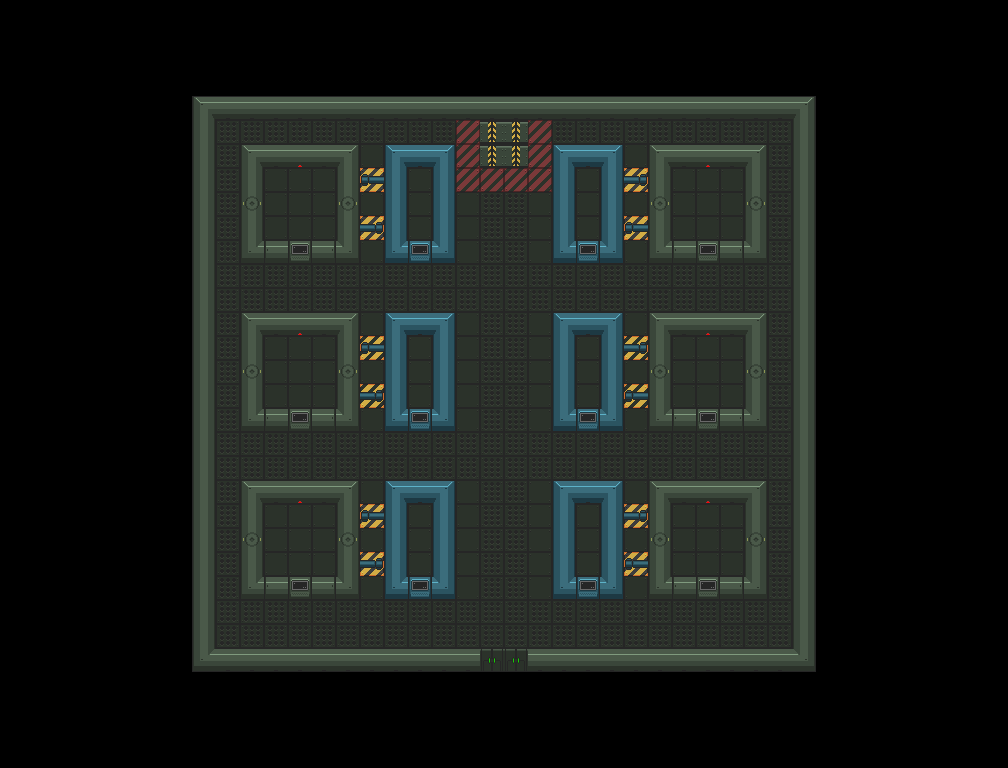

Tiled map render using the project's own tile images. Description and the map definition, with tile-layer contents summarised, below:
An orthogonal 42x32 tile map with 24x24 px tiles, 5 tile layers (Floor, MainDoors, Hatches, Equipment, ...).

<map version="1.0" orientation="orthogonal" renderorder="right-down" width="42" height="32" tilewidth="24" tileheight="24" nextobjectid="1">
 <tileset firstgid="1" name="sf_world" tilewidth="24" tileheight="24" tilecount="1435" columns="35">
  <image source="../res/oryx_16bit_scifi_world_trans.png" width="840" height="984" />
 </tileset>
 <layer name="Floor" width="42" height="32">
  <data>[1344 cells, 532 non-empty, 6 distinct tile ids]</data>
 </layer>
 <layer name="MainDoors" width="42" height="32">
  <data>[1344 cells, 2 non-empty, 1 distinct tile ids]</data>
 </layer>
 <layer name="Hatches" width="42" height="32">
  <data>[1344 cells, 4 non-empty, 1 distinct tile ids]</data>
 </layer>
 <layer name="Equipment" width="42" height="32">
  <data>[1344 cells, 180 non-empty, 20 distinct tile ids]</data>
 </layer>
 <layer name="Walls" width="42" height="32">
  <data>[1344 cells, 96 non-empty, 7 distinct tile ids]</data>
 </layer>
</map>
